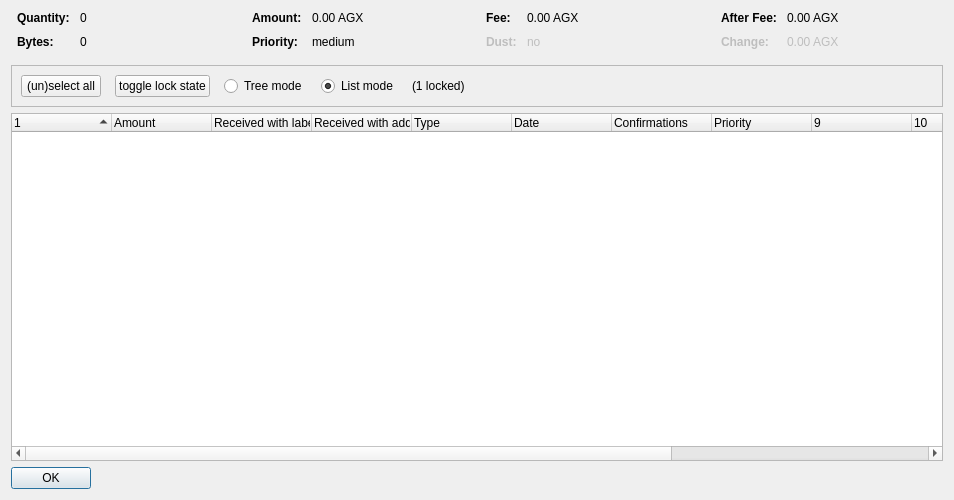
<?xml version="1.0" encoding="UTF-8"?>
<ui version="4.0">
 <class>CoinControlDialog</class>
 <widget class="QDialog" name="CoinControlDialog">
  <property name="geometry">
   <rect>
    <x>0</x>
    <y>0</y>
    <width>954</width>
    <height>500</height>
   </rect>
  </property>
  <property name="windowTitle">
   <string>Coin Selection</string>
  </property>
  <layout class="QVBoxLayout" name="verticalLayout">
   <item>
    <layout class="QHBoxLayout" name="horizontalLayoutTop" stretch="0,0,0,0">
     <property name="topMargin">
      <number>0</number>
     </property>
     <property name="bottomMargin">
      <number>10</number>
     </property>
     <item>
      <layout class="QFormLayout" name="formLayoutCoinControl1">
       <property name="horizontalSpacing">
        <number>10</number>
       </property>
       <property name="verticalSpacing">
        <number>10</number>
       </property>
       <property name="leftMargin">
        <number>6</number>
       </property>
       <property name="rightMargin">
        <number>6</number>
       </property>
       <item row="0" column="0">
        <widget class="QLabel" name="labelCoinControlQuantityText">
         <property name="font">
          <font>
           <weight>75</weight>
           <bold>true</bold>
          </font>
         </property>
         <property name="text">
          <string>Quantity:</string>
         </property>
        </widget>
       </item>
       <item row="0" column="1">
        <widget class="QLabel" name="labelCoinControlQuantity">
         <property name="cursor">
          <cursorShape>IBeamCursor</cursorShape>
         </property>
         <property name="contextMenuPolicy">
          <enum>Qt::ActionsContextMenu</enum>
         </property>
         <property name="text">
          <string notr="true">0</string>
         </property>
         <property name="textInteractionFlags">
          <set>Qt::LinksAccessibleByMouse|Qt::TextSelectableByKeyboard|Qt::TextSelectableByMouse</set>
         </property>
        </widget>
       </item>
       <item row="1" column="0">
        <widget class="QLabel" name="labelCoinControlBytesText">
         <property name="font">
          <font>
           <weight>75</weight>
           <bold>true</bold>
          </font>
         </property>
         <property name="text">
          <string>Bytes:</string>
         </property>
        </widget>
       </item>
       <item row="1" column="1">
        <widget class="QLabel" name="labelCoinControlBytes">
         <property name="cursor">
          <cursorShape>IBeamCursor</cursorShape>
         </property>
         <property name="contextMenuPolicy">
          <enum>Qt::ActionsContextMenu</enum>
         </property>
         <property name="text">
          <string notr="true">0</string>
         </property>
         <property name="textInteractionFlags">
          <set>Qt::LinksAccessibleByMouse|Qt::TextSelectableByKeyboard|Qt::TextSelectableByMouse</set>
         </property>
        </widget>
       </item>
      </layout>
     </item>
     <item>
      <layout class="QFormLayout" name="formLayoutCoinControl2">
       <property name="horizontalSpacing">
        <number>10</number>
       </property>
       <property name="verticalSpacing">
        <number>10</number>
       </property>
       <property name="leftMargin">
        <number>6</number>
       </property>
       <property name="rightMargin">
        <number>6</number>
       </property>
       <item row="0" column="0">
        <widget class="QLabel" name="labelCoinControlAmountText">
         <property name="font">
          <font>
           <weight>75</weight>
           <bold>true</bold>
          </font>
         </property>
         <property name="text">
          <string>Amount:</string>
         </property>
        </widget>
       </item>
       <item row="0" column="1">
        <widget class="QLabel" name="labelCoinControlAmount">
         <property name="cursor">
          <cursorShape>IBeamCursor</cursorShape>
         </property>
         <property name="contextMenuPolicy">
          <enum>Qt::ActionsContextMenu</enum>
         </property>
         <property name="text">
          <string notr="true">0.00 AGX</string>
         </property>
         <property name="textInteractionFlags">
          <set>Qt::LinksAccessibleByMouse|Qt::TextSelectableByKeyboard|Qt::TextSelectableByMouse</set>
         </property>
        </widget>
       </item>
       <item row="1" column="0">
        <widget class="QLabel" name="labelCoinControlPriorityText">
         <property name="font">
          <font>
           <weight>75</weight>
           <bold>true</bold>
          </font>
         </property>
         <property name="text">
          <string>Priority:</string>
         </property>
        </widget>
       </item>
       <item row="1" column="1">
        <widget class="QLabel" name="labelCoinControlPriority">
         <property name="cursor">
          <cursorShape>IBeamCursor</cursorShape>
         </property>
         <property name="contextMenuPolicy">
          <enum>Qt::ActionsContextMenu</enum>
         </property>
         <property name="text">
          <string>medium</string>
         </property>
         <property name="textInteractionFlags">
          <set>Qt::LinksAccessibleByMouse|Qt::TextSelectableByKeyboard|Qt::TextSelectableByMouse</set>
         </property>
        </widget>
       </item>
      </layout>
     </item>
     <item>
      <layout class="QFormLayout" name="formLayoutCoinControl3">
       <property name="horizontalSpacing">
        <number>10</number>
       </property>
       <property name="verticalSpacing">
        <number>10</number>
       </property>
       <property name="leftMargin">
        <number>6</number>
       </property>
       <property name="rightMargin">
        <number>6</number>
       </property>
       <item row="0" column="0">
        <widget class="QLabel" name="labelCoinControlFeeText">
         <property name="font">
          <font>
           <weight>75</weight>
           <bold>true</bold>
          </font>
         </property>
         <property name="text">
          <string>Fee:</string>
         </property>
        </widget>
       </item>
       <item row="0" column="1">
        <widget class="QLabel" name="labelCoinControlFee">
         <property name="cursor">
          <cursorShape>IBeamCursor</cursorShape>
         </property>
         <property name="contextMenuPolicy">
          <enum>Qt::ActionsContextMenu</enum>
         </property>
         <property name="text">
          <string notr="true">0.00 AGX</string>
         </property>
         <property name="textInteractionFlags">
          <set>Qt::LinksAccessibleByMouse|Qt::TextSelectableByKeyboard|Qt::TextSelectableByMouse</set>
         </property>
        </widget>
       </item>
       <item row="1" column="0">
        <widget class="QLabel" name="labelCoinControlLowOutputText">
         <property name="enabled">
          <bool>false</bool>
         </property>
         <property name="font">
          <font>
           <weight>75</weight>
           <bold>true</bold>
          </font>
         </property>
         <property name="text">
          <string>Dust:</string>
         </property>
        </widget>
       </item>
       <item row="1" column="1">
        <widget class="QLabel" name="labelCoinControlLowOutput">
         <property name="enabled">
          <bool>false</bool>
         </property>
         <property name="cursor">
          <cursorShape>IBeamCursor</cursorShape>
         </property>
         <property name="contextMenuPolicy">
          <enum>Qt::ActionsContextMenu</enum>
         </property>
         <property name="text">
          <string>no</string>
         </property>
         <property name="textInteractionFlags">
          <set>Qt::LinksAccessibleByMouse|Qt::TextSelectableByKeyboard|Qt::TextSelectableByMouse</set>
         </property>
        </widget>
       </item>
      </layout>
     </item>
     <item>
      <layout class="QFormLayout" name="formLayoutCoinControl4">
       <property name="horizontalSpacing">
        <number>10</number>
       </property>
       <property name="verticalSpacing">
        <number>10</number>
       </property>
       <property name="leftMargin">
        <number>6</number>
       </property>
       <property name="rightMargin">
        <number>6</number>
       </property>
       <item row="0" column="0">
        <widget class="QLabel" name="labelCoinControlAfterFeeText">
         <property name="font">
          <font>
           <weight>75</weight>
           <bold>true</bold>
          </font>
         </property>
         <property name="text">
          <string>After Fee:</string>
         </property>
        </widget>
       </item>
       <item row="0" column="1">
        <widget class="QLabel" name="labelCoinControlAfterFee">
         <property name="cursor">
          <cursorShape>IBeamCursor</cursorShape>
         </property>
         <property name="contextMenuPolicy">
          <enum>Qt::ActionsContextMenu</enum>
         </property>
         <property name="text">
          <string notr="true">0.00 AGX</string>
         </property>
         <property name="textInteractionFlags">
          <set>Qt::LinksAccessibleByMouse|Qt::TextSelectableByKeyboard|Qt::TextSelectableByMouse</set>
         </property>
        </widget>
       </item>
       <item row="1" column="0">
        <widget class="QLabel" name="labelCoinControlChangeText">
         <property name="enabled">
          <bool>false</bool>
         </property>
         <property name="font">
          <font>
           <weight>75</weight>
           <bold>true</bold>
          </font>
         </property>
         <property name="text">
          <string>Change:</string>
         </property>
        </widget>
       </item>
       <item row="1" column="1">
        <widget class="QLabel" name="labelCoinControlChange">
         <property name="enabled">
          <bool>false</bool>
         </property>
         <property name="cursor">
          <cursorShape>IBeamCursor</cursorShape>
         </property>
         <property name="contextMenuPolicy">
          <enum>Qt::ActionsContextMenu</enum>
         </property>
         <property name="text">
          <string notr="true">0.00 AGX</string>
         </property>
         <property name="textInteractionFlags">
          <set>Qt::LinksAccessibleByMouse|Qt::TextSelectableByKeyboard|Qt::TextSelectableByMouse</set>
         </property>
        </widget>
       </item>
      </layout>
     </item>
    </layout>
   </item>
   <item>
    <widget class="QFrame" name="frame">
     <property name="minimumSize">
      <size>
       <width>0</width>
       <height>40</height>
      </size>
     </property>
     <property name="frameShape">
      <enum>QFrame::StyledPanel</enum>
     </property>
     <property name="frameShadow">
      <enum>QFrame::Sunken</enum>
     </property>
     <layout class="QHBoxLayout" name="horizontalLayout">
      <item>
       <layout class="QHBoxLayout" name="horizontalLayoutPanel" stretch="0,0,0,0,0,0">
        <property name="spacing">
         <number>14</number>
        </property>
        <item>
         <widget class="QPushButton" name="pushButtonSelectAll">
          <property name="sizePolicy">
           <sizepolicy hsizetype="Maximum" vsizetype="Fixed">
            <horstretch>0</horstretch>
            <verstretch>0</verstretch>
           </sizepolicy>
          </property>
          <property name="text">
           <string>(un)select all</string>
          </property>
          <property name="autoDefault">
           <bool>false</bool>
          </property>
         </widget>
        </item>
        <item>
         <widget class="QPushButton" name="pushButtonToggleLock">
          <property name="sizePolicy">
           <sizepolicy hsizetype="Maximum" vsizetype="Fixed">
            <horstretch>0</horstretch>
            <verstretch>0</verstretch>
           </sizepolicy>
          </property>
          <property name="text">
           <string>toggle lock state</string>
          </property>
          <property name="autoDefault">
           <bool>false</bool>
          </property>
         </widget>
        </item>
        <item>
         <widget class="QRadioButton" name="radioTreeMode">
          <property name="sizePolicy">
           <sizepolicy hsizetype="Maximum" vsizetype="Fixed">
            <horstretch>0</horstretch>
            <verstretch>0</verstretch>
           </sizepolicy>
          </property>
          <property name="text">
           <string>Tree mode</string>
          </property>
         </widget>
        </item>
        <item>
         <widget class="QRadioButton" name="radioListMode">
          <property name="sizePolicy">
           <sizepolicy hsizetype="Maximum" vsizetype="Fixed">
            <horstretch>0</horstretch>
            <verstretch>0</verstretch>
           </sizepolicy>
          </property>
          <property name="text">
           <string>List mode</string>
          </property>
          <property name="checked">
           <bool>true</bool>
          </property>
         </widget>
        </item>
        <item>
         <widget class="QLabel" name="labelLocked">
          <property name="text">
           <string>(1 locked)</string>
          </property>
         </widget>
        </item>
        <item>
         <spacer name="horizontalSpacer">
          <property name="orientation">
           <enum>Qt::Horizontal</enum>
          </property>
          <property name="sizeHint" stdset="0">
           <size>
            <width>40</width>
            <height>20</height>
           </size>
          </property>
         </spacer>
        </item>
       </layout>
      </item>
     </layout>
    </widget>
   </item>
   <item>
    <widget class="CoinControlTreeWidget" name="treeWidget">
     <property name="contextMenuPolicy">
      <enum>Qt::CustomContextMenu</enum>
     </property>
     <property name="sortingEnabled">
      <bool>false</bool>
     </property>
     <property name="columnCount">
      <number>13</number>
     </property>
     <attribute name="headerShowSortIndicator" stdset="0">
      <bool>true</bool>
     </attribute>
     <attribute name="headerStretchLastSection">
      <bool>false</bool>
     </attribute>
     <column>
      <property name="text">
       <string/>
      </property>
     </column>
     <column>
      <property name="text">
       <string>Amount</string>
      </property>
     </column>
     <column>
      <property name="text">
       <string>Received with label</string>
      </property>
     </column>
     <column>
      <property name="text">
       <string>Received with address</string>
      </property>
     </column>
     <column>
      <property name="text">
	<string>Type</string>
      </property>
     </column>
     <column>
      <property name="text">	 
       <string>Date</string>
      </property>
     </column>
     <column>
      <property name="text">
       <string>Confirmations</string>
      </property>
      <property name="toolTip">
       <string>Confirmed</string>
      </property>
     </column>
     <column>
      <property name="text">
       <string>Priority</string>
      </property>
     </column>
     <column>
      <property name="text">
       <string/>
      </property>
     </column>
     <column>
      <property name="text">
       <string/>
      </property>
     </column>
     <column>
      <property name="text">
       <string/>
      </property>
     </column>
     <column>
      <property name="text">
       <string/>
      </property>
     </column>
     <column>
      <property name="text">
       <string/>
      </property>
     </column>
    </widget>
   </item>
   <item>
    <widget class="QDialogButtonBox" name="buttonBox">
     <property name="sizePolicy">
      <sizepolicy hsizetype="Maximum" vsizetype="Fixed">
       <horstretch>0</horstretch>
       <verstretch>0</verstretch>
      </sizepolicy>
     </property>
     <property name="orientation">
      <enum>Qt::Horizontal</enum>
     </property>
     <property name="standardButtons">
      <set>QDialogButtonBox::Ok</set>
     </property>
    </widget>
   </item>
  </layout>
 </widget>
 <customwidgets>
  <customwidget>
   <class>CoinControlTreeWidget</class>
   <extends>QTreeWidget</extends>
   <header>coincontroltreewidget.h</header>
  </customwidget>
 </customwidgets>
 <resources/>
 <connections/>
</ui>
